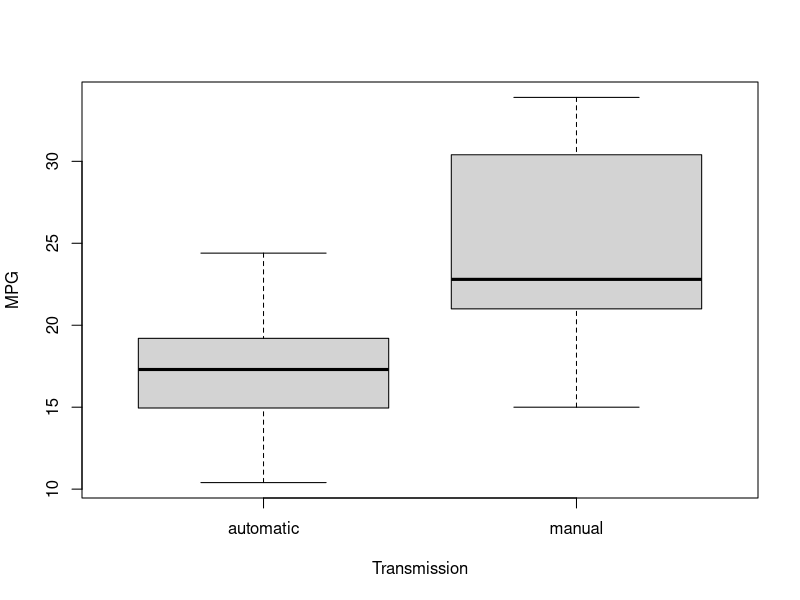
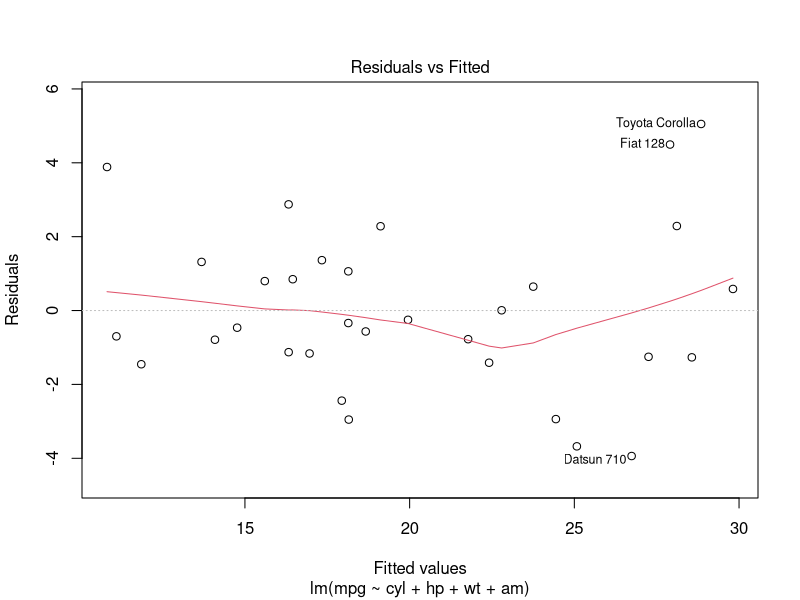
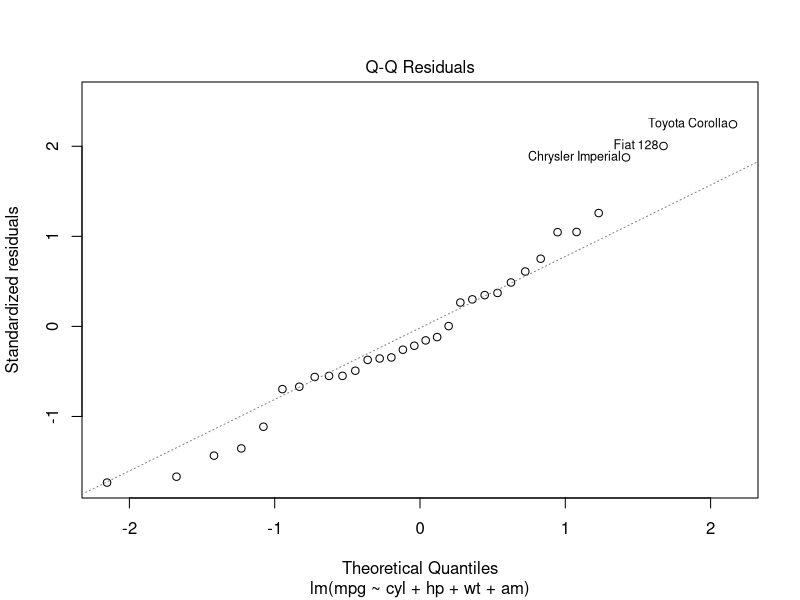
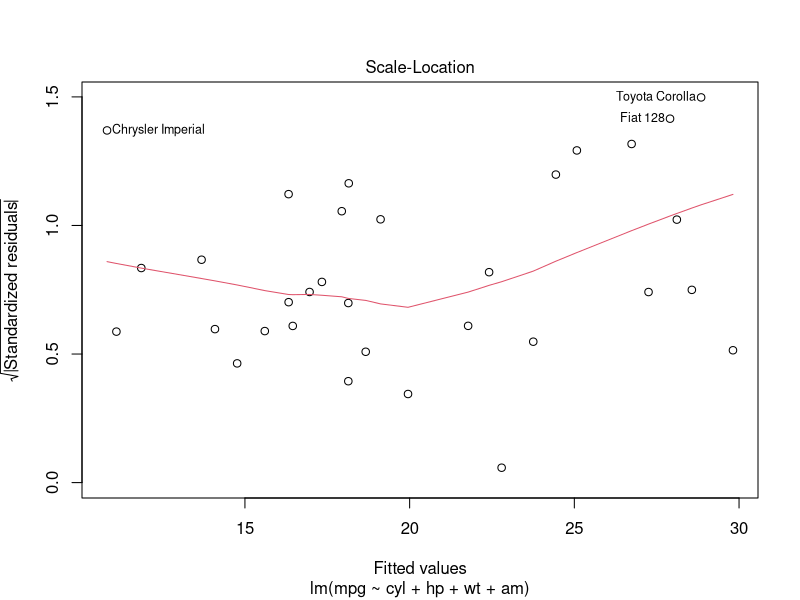
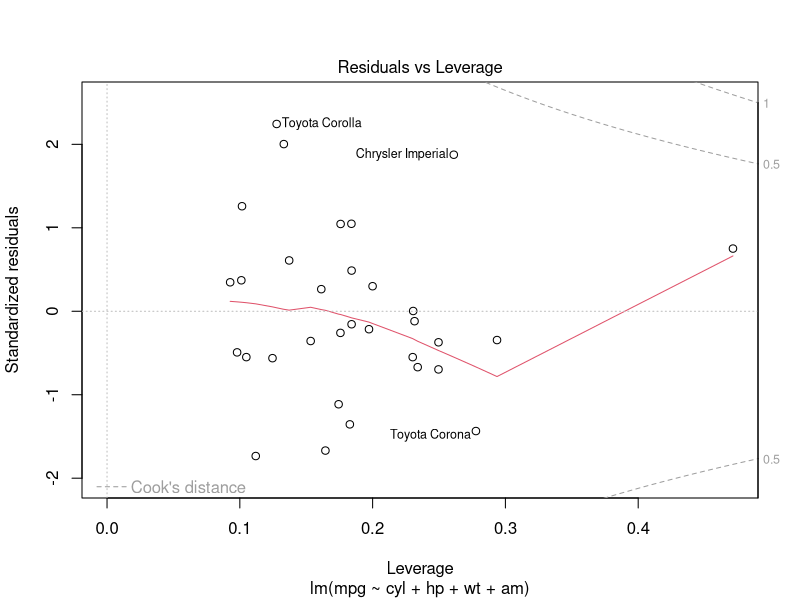

Write R code to recreate these figures, in order.
## ---- chunk 1
library(plyr)
cars <- mutate(mtcars,cyl=factor(cyl), vs=factor(vs),gear=factor(gear),carb=factor(carb),
         am=factor(ifelse(am,"manual","automatic"), levels=c("automatic","manual")))
## ---- chunk 2
auto <- subset(cars,cars$am=="automatic",select=c(mpg))[,1]
man <- subset(cars,cars$am=="manual",select=c(mpg))[,1]
t.test(auto,man)
## ---- chunk 3
cars <- mutate(cars,wt=(wt-mean(wt)), qsec=(qsec-mean(qsec)), disp=(disp - mean(disp)),
               hp=(hp - mean(hp)), drat=(drat-mean(drat)))      
## ---- chunk 4
modelallfactor <- lm(mpg~.,data=cars)
summary(modelallfactor)
## ---- chunk 5
bestmodel <- step(modelallfactor)
## ---- chunk 6
summary(bestmodel)
## ---- chunk 7
summary(cars[cars$am == "Automatic",])
summary(cars[cars$am == "Manual",])
## ---- chunk 8
boxplot(cars$mpg~cars$am,xlab="Transmission",ylab="MPG")
## ---- chunk 9
plot(bestmodel)
